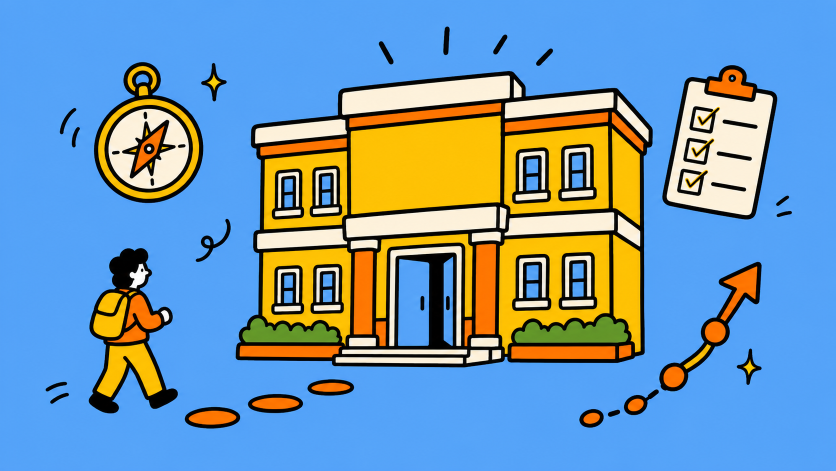
#> input picture course-assets/thumbnails/pilots/sources/orientation-generated.png, 1672 x 941 px (shown at 1/2 size); its folder holds 3 pictures in this run
$ python prepare-thumbnail-pilots.py
#> lines starting #> are read from the running program, lines starting #| are printed output that depends on the picture
#!/usr/bin/env python3
"""Create deterministic flat-palette thumbnail pilot derivatives.

The image model sources are retained verbatim. This script applies the locked
BMH Sticker System palette, then produces a no-crop 16:10 lesson card and a
16:9 video poster for review. It intentionally does not touch manifest paths.
"""

from __future__ import annotations

import hashlib
import json
import math
from pathlib import Path

from PIL import Image, ImageOps


ROOT = Path(__file__).resolve().parents[2]
SOURCE_DIR = ROOT / "course-assets/thumbnails/pilots/sources"
MASTER_DIR = ROOT / "course-assets/thumbnails/pilots/flat-masters"
LESSON_DIR = ROOT / "course-assets/thumbnails/pilots/lesson-cards"
POSTER_DIR = ROOT / "course-assets/posters/pilots"
METADATA_PATH = ROOT / "docs/course-production/thumbnail-pilots/checksums.json"

ASSETS = ("orientation", "opening-the-call", "objection-architecture")

# Exact colors sampled from the canonical BMH sticker references. The eighth
# color is the single muted green allowed by the locked guide.
PALETTE = (
    (103, 182, 255),  # cornflower blue
    (255, 211, 1),    # golden yellow
    (255, 174, 1),    # amber
    (255, 110, 0),    # orange
    (254, 255, 198),  # cream
    (255, 255, 255),  # white
    (0, 0, 0),        # black
    (105, 153, 53),   # muted green
)


def sha256(path: Path) -> str:
    digest = hashlib.sha256()
    with path.open("rb") as handle:
        for chunk in iter(lambda: handle.read(1024 * 1024), b""):
            digest.update(chunk)
    return digest.hexdigest()


def palette_image() -> Image.Image:
    palette = Image.new("P", (1, 1))
    flattened = [channel for color in PALETTE for channel in color]
    palette.putpalette(flattened + [0] * (768 - len(flattened)))
    return palette


def flatten(image: Image.Image) -> Image.Image:
    return image.convert("RGB").quantize(
        palette=palette_image(),
        dither=Image.Dither.NONE,
    ).convert("RGB")


def fit_16_9(image: Image.Image) -> Image.Image:
    resized = ImageOps.fit(
        image,
        (1280, 720),
        method=Image.Resampling.LANCZOS,
        centering=(0.5, 0.5),
    )
    return flatten(resized)


def pad_16_10(image: Image.Image) -> Image.Image:
    target_height = math.ceil(image.width / 1.6)
    canvas = Image.new("RGB", (image.width, target_height), PALETTE[0])
    canvas.paste(image, (0, (target_height - image.height) // 2))
    resized = canvas.resize((1280, 800), Image.Resampling.LANCZOS)
    return flatten(resized)


def dimensions(path: Path) -> list[int]:
    with Image.open(path) as image:
        return [image.width, image.height]


def main() -> None:
    for directory in (MASTER_DIR, LESSON_DIR, POSTER_DIR, METADATA_PATH.parent):
        directory.mkdir(parents=True, exist_ok=True)

    records: list[dict[str, object]] = []
    for slug in ASSETS:
        source = SOURCE_DIR / f"{slug}-generated.png"
        master = MASTER_DIR / f"{slug}-flat-master.png"
        lesson = LESSON_DIR / f"{slug}-lesson-card-16x10.webp"
        poster = POSTER_DIR / f"{slug}-video-poster-16x9.webp"

        with Image.open(source) as loaded:
#> loaded is the input picture: PIL image 1672x941 RGB; mean R, G, B 113.7, 152.4, 180.3
            flat = flatten(loaded)
#> in flatten, `return image.convert("RGB").quantize( palette=palette_image(), dither=..`:
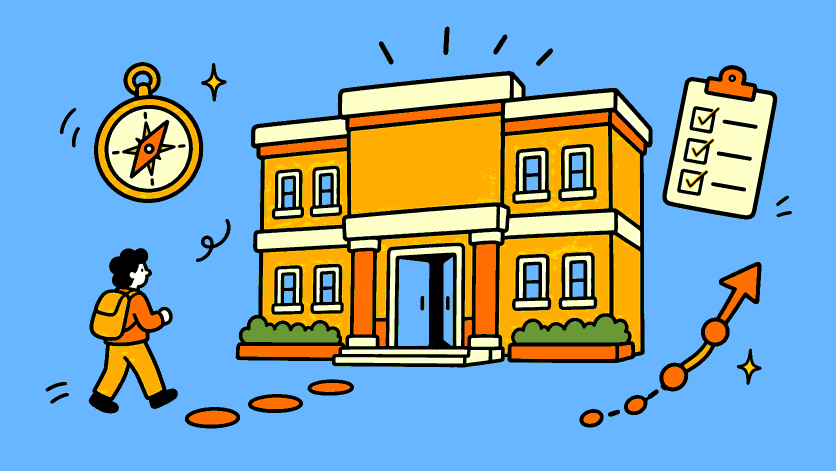
#> returned value: PIL image 1672x941 RGB (shown at 1/2 size); mean R, G, B 125.7, 164.2, 182.6
            flat.save(master, format="PNG", optimize=True)
            pad_16_10(flat).save(lesson, format="WEBP", lossless=True, method=6)
#> in pad_16_10, `canvas = Image.new("RGB", (image.width, target_height), PALETTE[0])`:
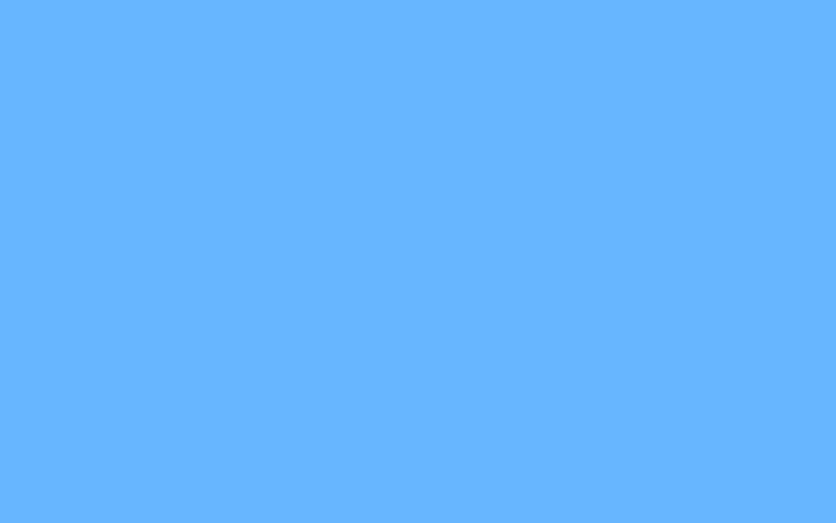
#> canvas: PIL image 1672x1045 RGB (shown at 1/2 size); mean R, G, B 103, 182, 255
#> in pad_16_10, `canvas.paste(image, (0, (target_height - image.height) // 2))`:
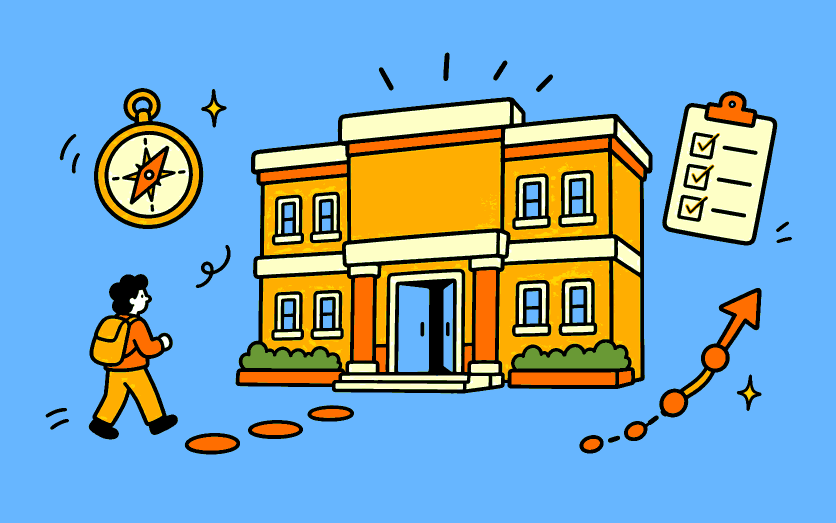
#> canvas: PIL image 1672x1045 RGB (shown at 1/2 size); mean R, G, B 123.4, 166, 189.8
#> in pad_16_10, `resized = canvas.resize((1280, 800), Image.Resampling.LANCZOS)`:
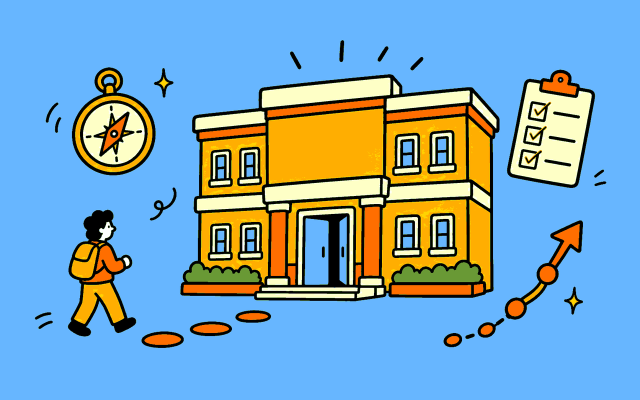
#> resized: PIL image 1280x800 RGB (shown at 1/2 size); mean R, G, B 123.5, 166.2, 189.9
            fit_16_9(flat).save(poster, format="WEBP", lossless=True, method=6)
#> in fit_16_9, `resized = ImageOps.fit( image, (1280, 720), method=Image.Resampling.LA..`:
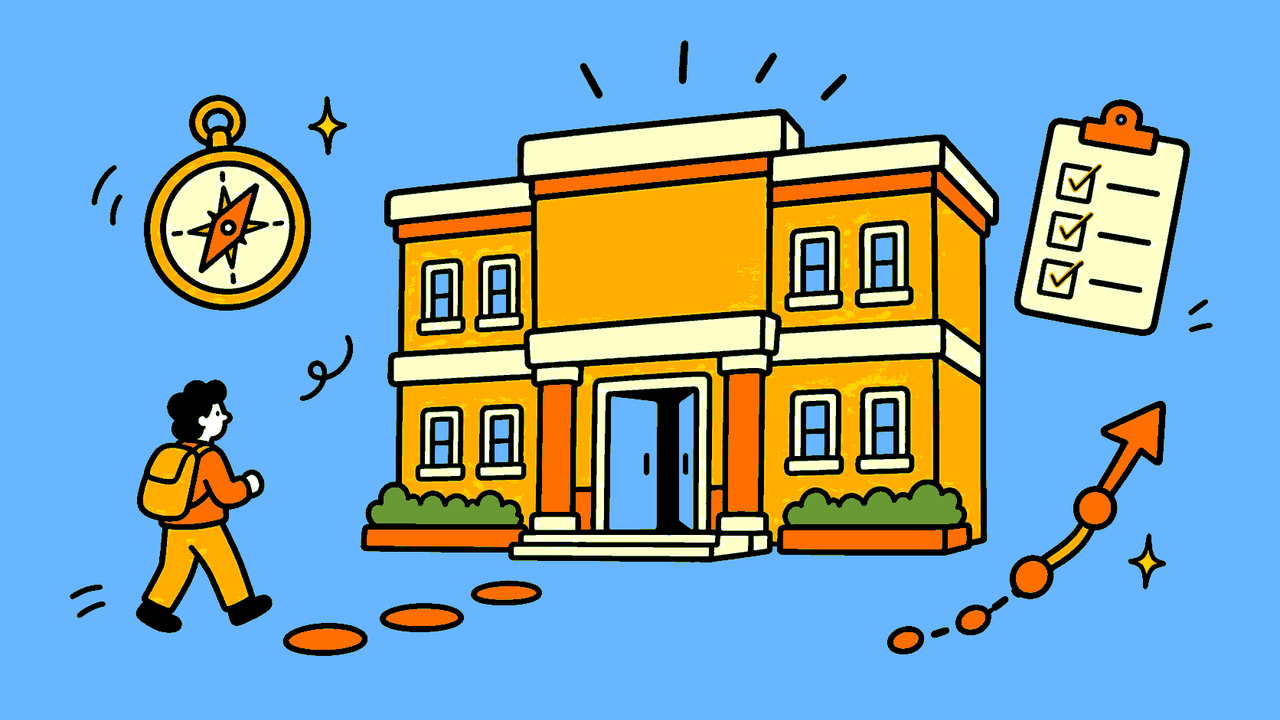
#> resized: PIL image 1280x720 RGB; mean R, G, B 125.8, 164.4, 182.7

        records.append(
            {
                "slug": slug,
                "source": {
                    "path": source.relative_to(ROOT).as_posix(),
                    "dimensions": dimensions(source),
                    "sha256": sha256(source),
                },
                "flat_master": {
                    "path": master.relative_to(ROOT).as_posix(),
                    "dimensions": dimensions(master),
                    "sha256": sha256(master),
                },
                "lesson_card": {
                    "path": lesson.relative_to(ROOT).as_posix(),
                    "dimensions": dimensions(lesson),
                    "sha256": sha256(lesson),
                },
                "video_poster": {
                    "path": poster.relative_to(ROOT).as_posix(),
                    "dimensions": dimensions(poster),
                    "sha256": sha256(poster),
                },
            }
        )
#> pass 2 of the loop in main, `for slug in ASSETS:`:
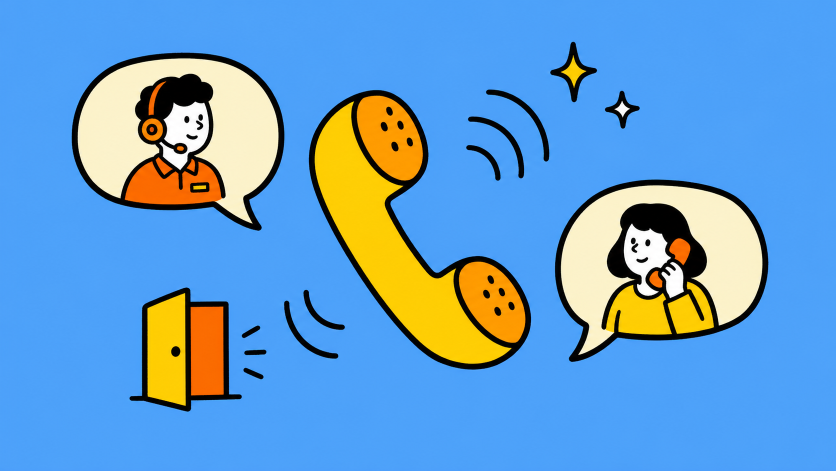
#> input picture course-assets/thumbnails/pilots/sources/opening-the-call-generated.png, 1672 x 941 px (shown at 1/2 size)
#> in main, loaded is the input picture: PIL image 1672x941 RGB; mean R, G, B 102.9, 157.9, 204.3
#> in pad_16_10 (call 2), `canvas.paste(image, (0, (target_height - image.height) // 2))`:
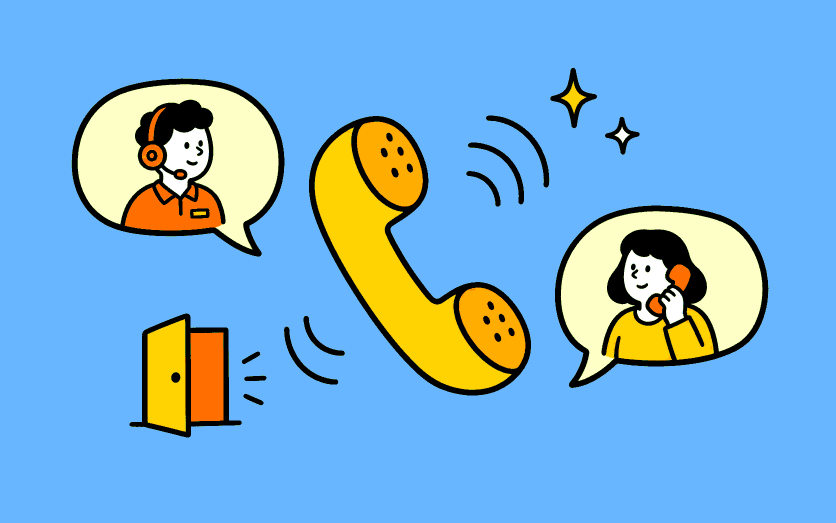
#> canvas: PIL image 1672x1045 RGB (shown at 1/2 size); mean R, G, B 120.6, 175.9, 212.6
#> in fit_16_9 (call 2), `resized = ImageOps.fit( image, (1280, 720), method=Image.Resampling.LA..`:
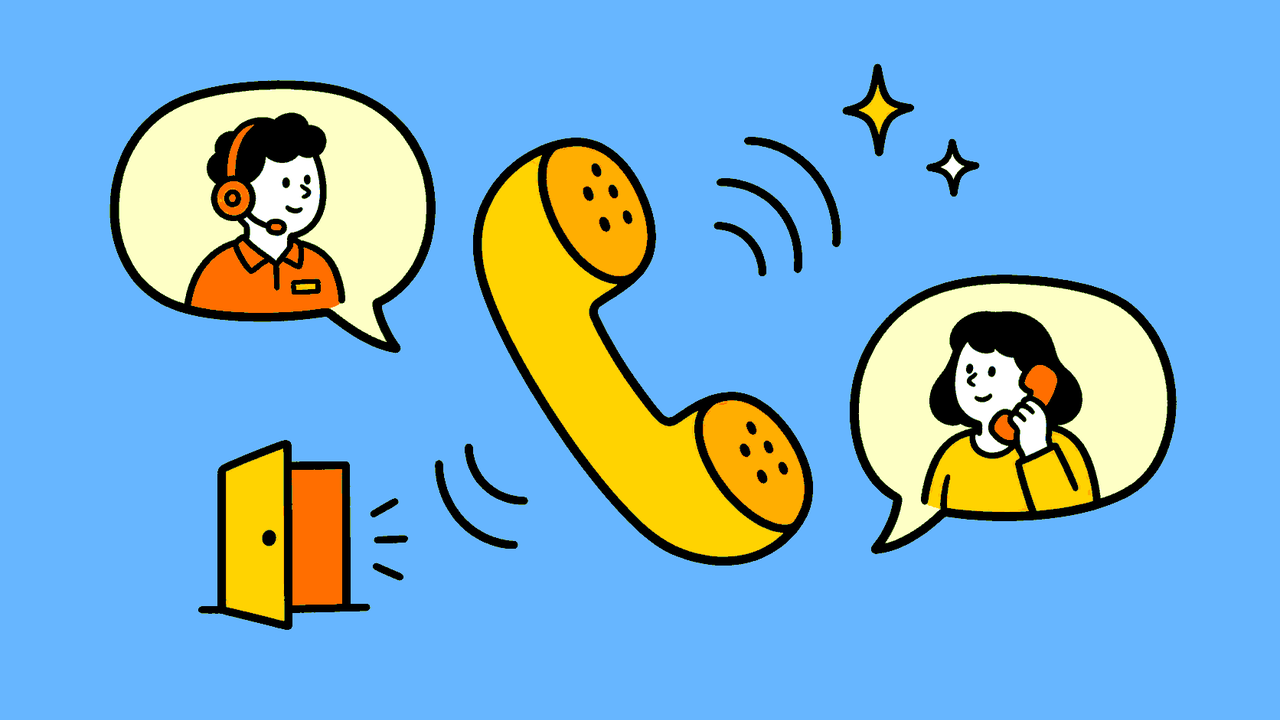
#> resized: PIL image 1280x720 RGB; mean R, G, B 122.6, 175.3, 207.9

    METADATA_PATH.write_text(
        json.dumps(
            {
                "status": "pilot-awaiting-jarrad-approval",
                "generator": "built-in image_gen",
                "post_processing": "locked eight-color palette, no dithering",
                "palette_rgb": [list(color) for color in PALETTE],
                "assets": records,
            },
            indent=2,
        )
        + "\n",
        encoding="utf-8",
    )


if __name__ == "__main__":
#> (the run stopped early here; a loop or call above may not have finished)
